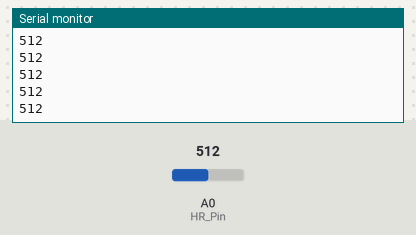
The sketch below on a simulated Arduino Uno, built with avr-gcc and run on an emulated ATmega328P. Parts: the last lines printed to the serial monitor. The inputs (shaded band) are chosen by the test bench; at power-on: A0 (HR_Pin) = 512.

Above: at 1.2 s.
1.3 s: A0 (HR_Pin) set to 716
At 2.2 s:
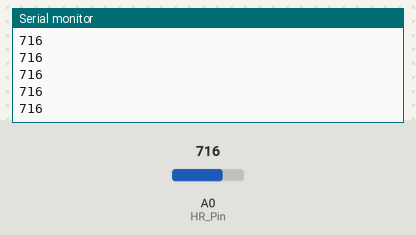
2.8 s: A0 (HR_Pin) set to 900
At 3.3 s:
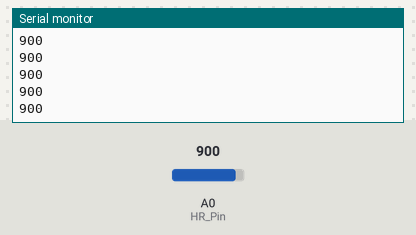
Timing chart, 0 to 5.8 s (numbered marks = the images above; inputs shaded):
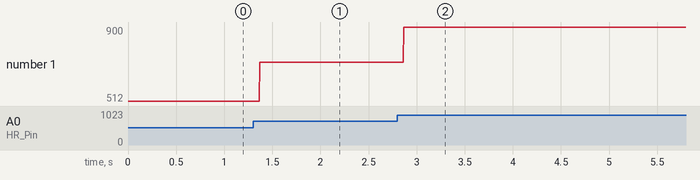

Measured:
- after the input at 1.3 s, the serial monitor: prints a new line after 0.07 s (image 1)
- after the input at 2.8 s, the serial monitor: prints a new line after 0.07 s (image 2)
- plotted number 1: 512 → 716 after the input at 1.3 s, 716 → 900 after the input at 2.8 s

The sketch:

HeartRate_Simple.ino
```cpp
#define HR_Pin 0
#define HR_UPPERLIMIT 515
#define HR_LOWERLIMIT 512
int current_time;
int last_time =0;
int BPM=0;
bool BPMTiming=false;
bool BeatComplete=false;

void setup() {
  // put your setup code here, to run once:
  Serial.begin(9600);
}

void loop() {
  // put your main code here, to run repeatedly:
  Serial.println(analogRead(HR_Pin));
  //Serial.print("\t");
  //Serial.println(calc_BPM());
  delay(2);
}
int calc_BPM() {
  current_time=millis();
  //Returns the number of milliseconds passed since the Arduino board began running the current program. This number will overflow (go back to zero), after approximately 50 days.
  int value = analogRead(HR_Pin);
  if (value > HR_UPPERLIMIT)
  {
    if (BeatComplete)
    {
      float time_taken = float(current_time-last_time)/1000; // time taken from peak to peak in seconds
      BPM=int(60/time_taken); //freq=1/period
      BPMTiming=false;
      BeatComplete=false;
    }
    if(BPMTiming==false)
    {
      last_time=millis();
      BPMTiming=true;
    }
  }
  if((value < HR_LOWERLIMIT)&(BPMTiming))
    BeatComplete=true;
  return BPM;
}
```
